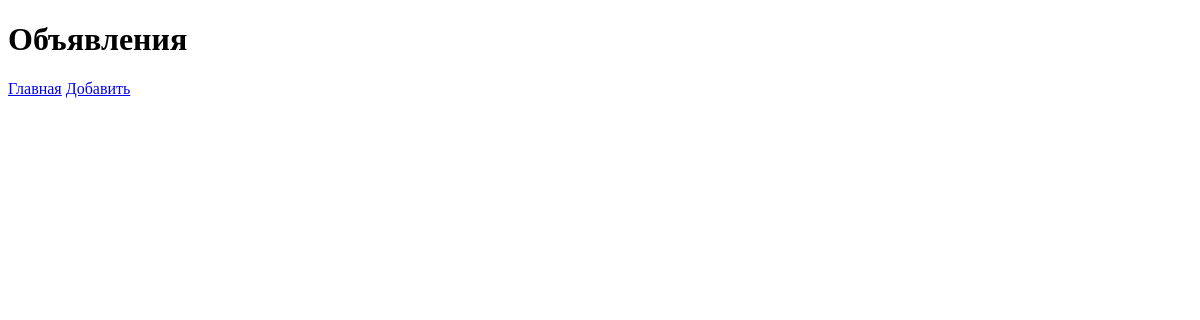
The page /bboard/ on the database as committed earlier.
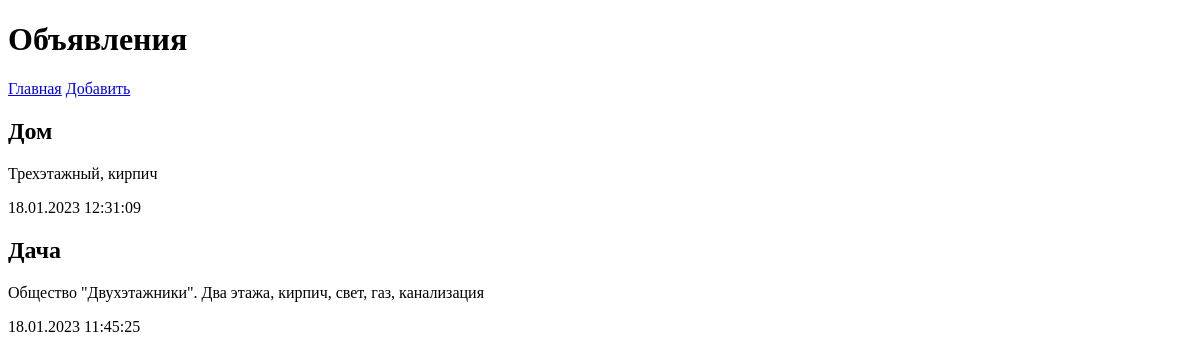
The same page on the database as committed later.
### bboard/models.py (models this page shows)
class Bb(models.Model):
    class Meta():
        verbose_name_plural='Объявления'
        verbose_name='Объявление'
        ordering=['-published']
    title = models.CharField(max_length=50, verbose_name='Товар')
    content= models.TextField(null=True, blank=True, verbose_name='Описание')
    price = models.FloatField(null=True, blank=True, verbose_name='Цена')
    published = models.DateTimeField(auto_now_add=True, db_index=True, verbose_name='Опубликовано')
    rubric = models.ForeignKey('Rubric',null=True, on_delete=models.PROTECT, verbose_name='Рубрика')

### bboard/views.py (the view)
# urls.py: path('', index, name='index'),
def index(request):
    template = loader.get_template('bboard/index.html')
    bbs = Bb.objects.all()
    rubrics= Rubric.objects.all()
    context = {'bbs':bbs, 'rubrics':rubrics}
    return render (request, 'bboard/index.html',context)

### bboard/templates/bboard/index.html (shortened to what this page needs)
<!DOCTYPE html>
<html>
    <head>
    </head>
    <body>
        <h1>Объявления</h1>
        <div>
        <a  href="{% url 'index'%}">Главная</a>
        <a href="{% url 'add' %}">Добавить</a>
         </div>
         {% for bb in bbs %}
         <div>
            <h2>{{bb.title}}</h2>
            <p>{{bb.content}}</p>
            <p>{{bb.published| date:"d.m.Y H:i:s"}}</p>
         </div>
         {% endfor %}
    </body>
</html>

Rows that differ between the two databases and show on the page:
added Bb: title "Дом", content "Трехэтажный, кирпич", published "18.01.2023 12:31:09"
added Bb: title "Дача", content "Общество \"Двухэтажники\". Два этажа, кирпич, свет, газ, канализация", published "18.01.2023 11:45:25"
